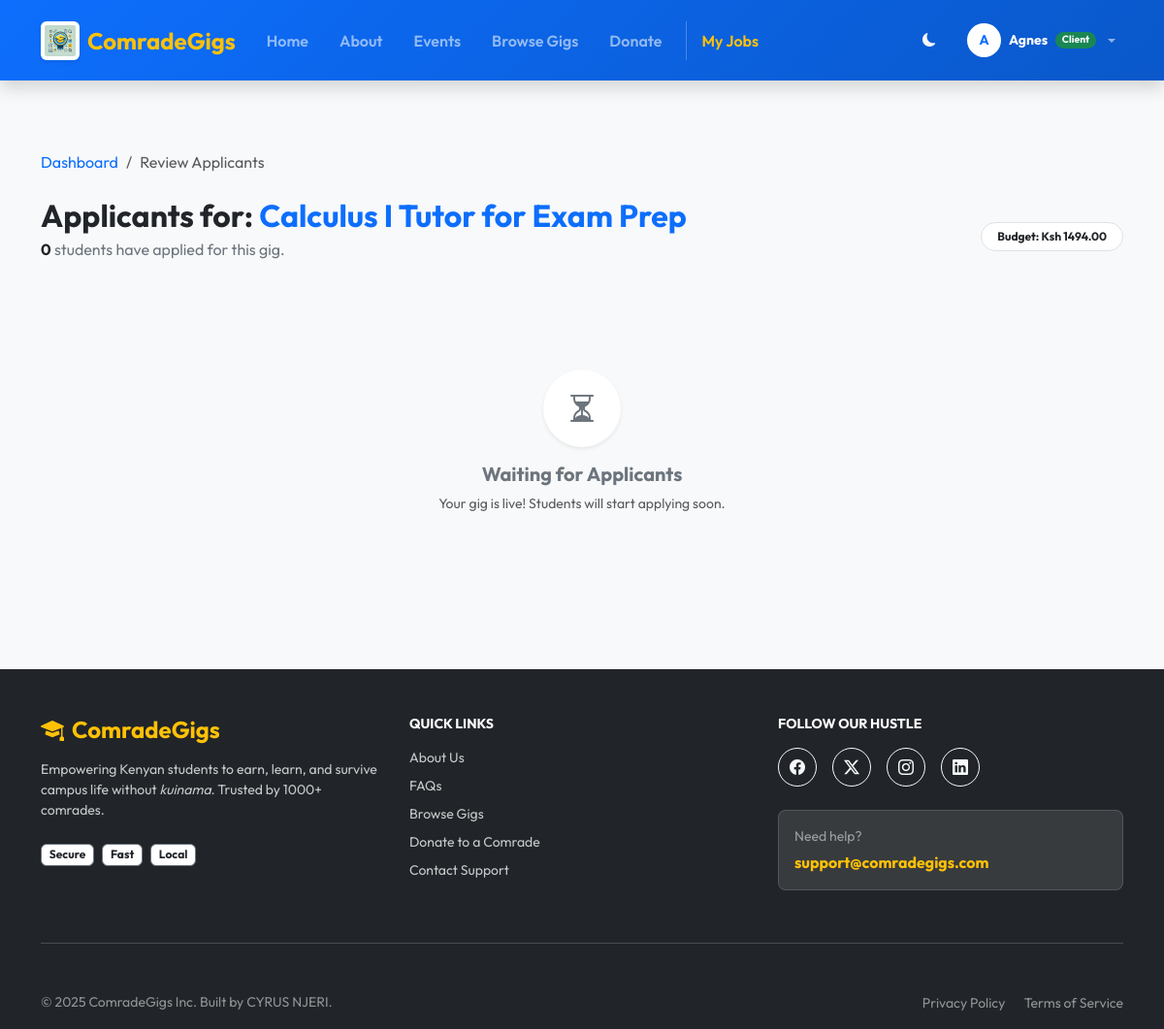
The app's page /client/gig/8/review/ (signed in), older data.
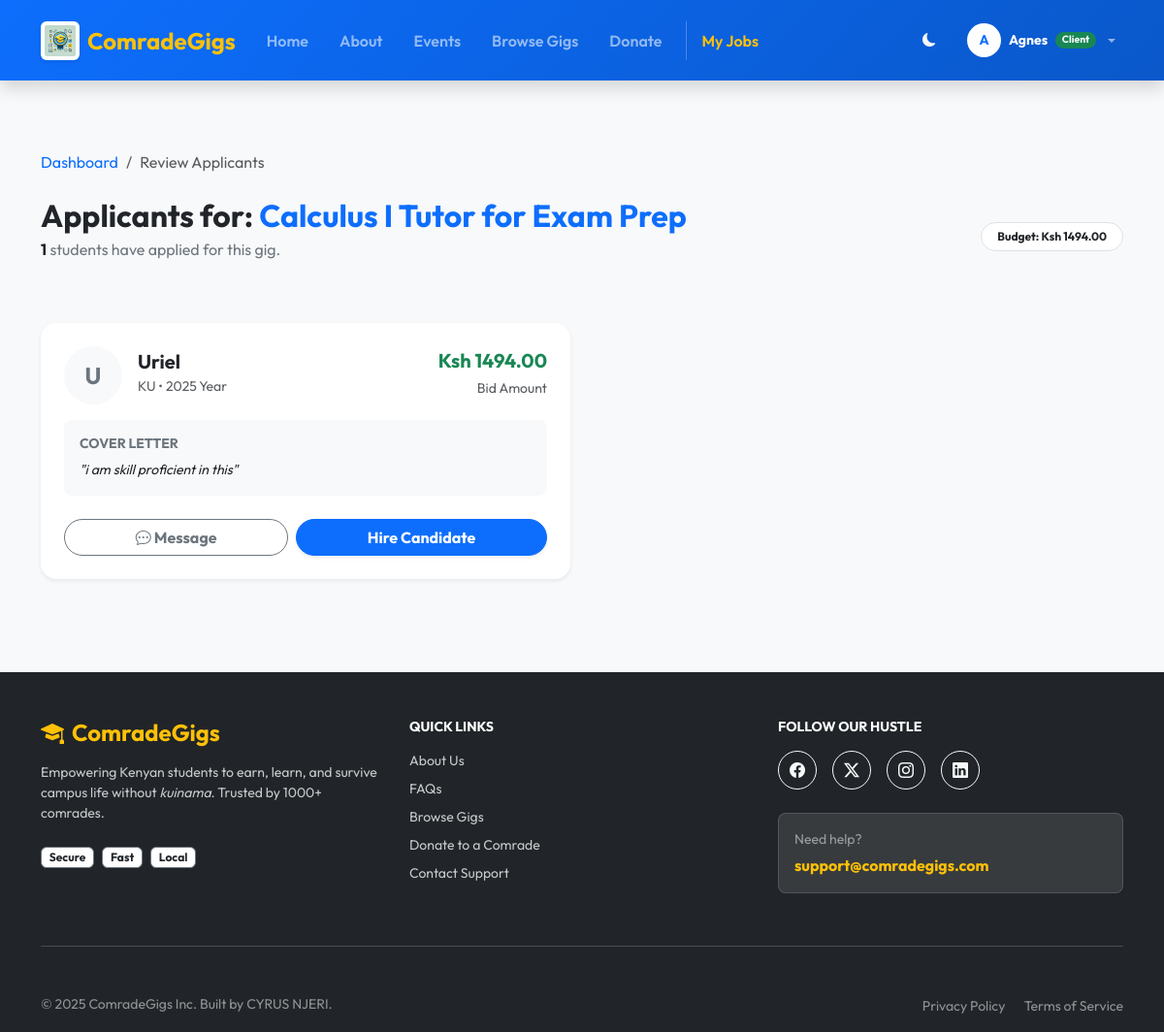
The same page, newer data.
### myapp/models.py (models this page shows, shortened)
class Job(models.Model):
    STATUS_CHOICES = (
        ('open', 'Open'),
        ('review', 'Under Review'),
        ('assigned', 'In Progress'),
        ('completed', 'Completed'),
        ('cancelled', 'Cancelled'),
    )
    client = models.ForeignKey(User, on_delete=models.CASCADE, related_name='posted_jobs')
    assigned_to = models.ForeignKey(User, on_delete=models.SET_NULL, null=True, blank=True, related_name='assigned_jobs')
    title = models.CharField(max_length=200)
    description = models.TextField()
    required_skills = models.ManyToManyField(Skill, blank=True)
    budget = models.DecimalField(max_digits=10, decimal_places=2)
    deadline = models.DateTimeField(null=True, blank=True)
    status = models.CharField(max_length=20, choices=STATUS_CHOICES, default='review')
    created_at = models.DateTimeField(auto_now_add=True)
    completed_at = models.DateTimeField(null=True, blank=True)

class Application(models.Model):
    job = models.ForeignKey(Job, on_delete=models.CASCADE, related_name='applications')
    student = models.ForeignKey(User, on_delete=models.CASCADE, related_name='my_applications')
    cover_letter = models.TextField()
    bid_amount = models.DecimalField(max_digits=10, decimal_places=2, null=True, blank=True)
    created_at = models.DateTimeField(auto_now_add=True)
    is_accepted = models.BooleanField(default=False)
    is_rejected = models.BooleanField(default=False)
    class Meta:
        unique_together = ('job', 'student')

class User(AbstractUser):
    role = models.CharField(max_length=10, choices=ROLE_CHOICES, default='student')
    is_verified = models.BooleanField(default=False)
    phone_number = models.CharField(max_length=15, blank=True, null=True, help_text="Required for M-Pesa")
    profile_image = models.ImageField(upload_to='profiles/', blank=True, null=True)

class StudentProfile(models.Model):
    user = models.OneToOneField(User, on_delete=models.CASCADE, related_name='student_profile')
    university = models.CharField(max_length=100)
    course = models.CharField(max_length=100)
    year_of_study = models.IntegerField(default=1)
    skills = models.ManyToManyField(Skill, blank=True, related_name='students')
    badges_earned = models.IntegerField(default=0)
    exam_mode = models.BooleanField(default=False)
    is_skill_verified = models.BooleanField(default=False)
    skill_assessment_submission = models.FileField(upload_to='assessments/', null=True, blank=True)

### myapp/views.py (the view, shortened to what this page needs)
# urls.py: path('client/gig/<int:job_id>/review/', views.applicant_review, name='applicant_review'),
@login_required
def applicant_review(request, job_id):
    job = get_object_or_404(Job, pk=job_id, client=request.user)
    return render(request, 'client/applicant_review.html', {'job': job})

### myapp/templates/client/applicant_review.html (shortened to what this page needs)
{% extends "base.html" %}
{% load static %}
{% block content %}
<section class="py-5 bg-light">
  <div class="container">
    <nav aria-label="breadcrumb" class="mb-4">
      <ol class="breadcrumb small">
        <li class="breadcrumb-item"><a href="{% url 'myapp:client_dashboard' %}" class="text-decoration-none">Dashboard</a></li>
        <li class="breadcrumb-item active" aria-current="page">Review Applicants</li>
      </ol>
    </nav>
    <div class="row align-items-center mb-5">
      <div class="col-md-8">
        <h2 class="fw-bold mb-1">Applicants for: <span class="text-primary">{{ job.title }}</span></h2>
        <p class="text-secondary">
          <span class="fw-bold text-dark">{{ job.applications.count }}</span> students have applied for this gig.
        </p>
      </div>
      <div class="col-md-4 text-md-end">
        <span class="badge bg-white text-dark border px-3 py-2 rounded-pill">
          Budget: Ksh {{ job.budget }}
        </span>
      </div>
    </div>
    <div class="row g-4">
      {% for app in job.applications.all %}
      <div class="col-lg-6">
        <div class="card border-0 shadow-sm rounded-4 h-100 hover-lift">
          <div class="card-body p-4">
            <div class="d-flex align-items-start justify-content-between mb-3">
              <div class="d-flex align-items-center">
                {% if app.student.profile_image %}
                  <img src="{{ app.student.profile_image.url }}" class="rounded-circle me-3 object-fit-cover" width="60" height="60">
                {% else %}
                  <div class="bg-light text-secondary rounded-circle d-flex align-items-center justify-content-center me-3 fw-bold fs-4" style="width: 60px; height: 60px;">
                    {{ app.student.username|slice:":1"|upper }}
                  </div>
                {% endif %}
                <div>
                  <h5 class="fw-bold mb-0 text-dark">{{ app.student.username }}</h5>
                  <small class="text-muted">{{ app.student.student_profile.university }} &bull; {{ app.student.student_profile.year_of_study }} Year</small>
                </div>
              </div>
              <div class="text-end">
                <span class="d-block fw-bold text-success fs-5">Ksh {{ app.bid_amount|default:job.budget }}</span>
                <small class="text-muted">Bid Amount</small>
              </div>
            </div>
            <div class="bg-light rounded-3 p-3 mb-4">
              <h6 class="fw-bold small text-secondary text-uppercase mb-2">Cover Letter</h6>
              <p class="small text-dark mb-0 fst-italic">"{{ app.cover_letter }}"</p>
            </div>
            <div class="d-grid gap-2 d-md-flex">
              <button class="btn btn-outline-secondary rounded-pill fw-bold flex-grow-1" title="Message Student">
                <i class="bi bi-chat-dots"></i> Message
              </button>
              <form method="post" action="#" class="flex-grow-1">
                <button type="submit" name="action" value="hire" class="btn btn-primary w-100 rounded-pill fw-bold shadow-sm">
                  Hire Candidate
                </button>
              </form>
            </div>
          </div>
        </div>
      </div>
      {% empty %}
        <div class="col-12 text-center py-5">
          <div class="bg-white rounded-circle d-inline-flex align-items-center justify-content-center shadow-sm mb-3" style="width: 80px; height: 80px;">
            <i class="bi bi-hourglass-split text-secondary fs-2"></i>
          </div>
          <h5 class="fw-bold text-secondary">Waiting for Applicants</h5>
          <p class="small text-muted">Your gig is live! Students will start applying soon.</p>
        </div>
      {% endfor %}
    </div>
  </div>
</section>
{% endblock %}

Row changes from the older to the newer data that the page shows:
changed Job "Calculus I Tutor for Exam Prep": applications.count "0" → "1"
added Application: student.username "U", student.username "Uriel", student.student_profile.university "KU", student.student_profile.year_of_study "2025", bid_amount "1494.00", cover_letter "i am skill proficient in this"
Text that changed along with them:
text no longer shown: "Waiting for Applicants Your gig is live! Students will start applying soon."
